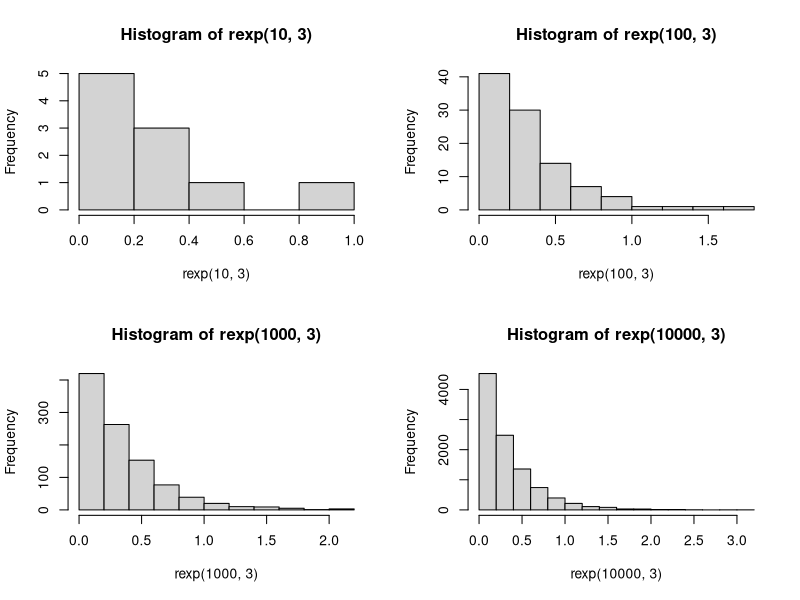

R code for this plot:
#5a
dexp(3)

#5b 
par(mfrow = c(2,2))
set.seed(1)
hist(rexp(10, 3))
set.seed(1)
hist(rexp(100, 3))
set.seed(1)
hist(rexp(1000, 3))
set.seed(1)
hist(rexp(10000, 3))

#5c
mean(rexp(100, 3))
var(rexp(100, 3))